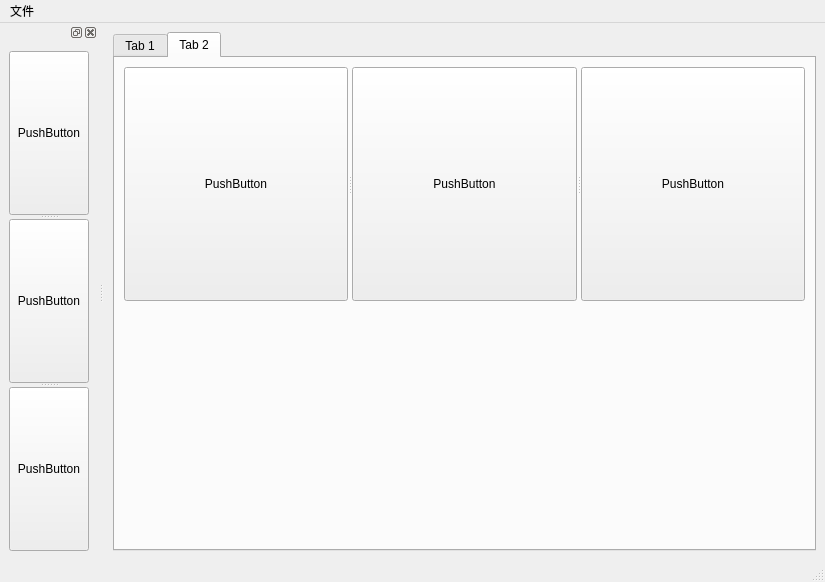
<?xml version="1.0" encoding="UTF-8"?>
<ui version="4.0">
 <class>MainWindow</class>
 <widget class="QMainWindow" name="MainWindow">
  <property name="geometry">
   <rect>
    <x>0</x>
    <y>0</y>
    <width>825</width>
    <height>582</height>
   </rect>
  </property>
  <property name="windowTitle">
   <string>MainWindow</string>
  </property>
  <widget class="QWidget" name="centralwidget">
   <layout class="QGridLayout" name="gridLayout">
    <item row="0" column="0">
     <widget class="QTabWidget" name="tabWidget">
      <property name="currentIndex">
       <number>1</number>
      </property>
      <widget class="QWidget" name="tab">
       <attribute name="title">
        <string>Tab 1</string>
       </attribute>
       <layout class="QGridLayout" name="gridLayout_3">
        <item row="0" column="0">
         <layout class="QVBoxLayout" name="verticalLayout">
          <item>
           <layout class="QHBoxLayout" name="horizontalLayout_2">
            <item>
             <widget class="QPushButton" name="pushButton">
              <property name="text">
               <string>PushButton</string>
              </property>
             </widget>
            </item>
            <item>
             <widget class="QLabel" name="label">
              <property name="text">
               <string>TextLabel</string>
              </property>
             </widget>
            </item>
           </layout>
          </item>
          <item>
           <layout class="QHBoxLayout" name="horizontalLayout">
            <item>
             <widget class="QTextEdit" name="textEdit"/>
            </item>
            <item>
             <widget class="QStackedWidget" name="stackedWidget">
              <property name="currentIndex">
               <number>1</number>
              </property>
              <widget class="QWidget" name="page_3"/>
              <widget class="QWidget" name="page_4"/>
             </widget>
            </item>
           </layout>
          </item>
         </layout>
        </item>
       </layout>
      </widget>
      <widget class="QWidget" name="tab_2">
       <attribute name="title">
        <string>Tab 2</string>
       </attribute>
       <layout class="QVBoxLayout" name="verticalLayout_2">
        <item>
         <widget class="QSplitter" name="splitter_2">
          <property name="orientation">
           <enum>Qt::Horizontal</enum>
          </property>
          <widget class="QPushButton" name="pushButton_5">
           <property name="text">
            <string>PushButton</string>
           </property>
          </widget>
          <widget class="QPushButton" name="pushButton_6">
           <property name="text">
            <string>PushButton</string>
           </property>
          </widget>
          <widget class="QPushButton" name="pushButton_7">
           <property name="text">
            <string>PushButton</string>
           </property>
          </widget>
         </widget>
        </item>
        <item>
         <widget class="QWidget" name="widget" native="true">
          <layout class="QGridLayout" name="gridLayout_2">
           <item row="0" column="0">
            <layout class="QGridLayout" name="gridLayout_4"/>
           </item>
          </layout>
         </widget>
        </item>
       </layout>
      </widget>
     </widget>
    </item>
   </layout>
  </widget>
  <widget class="QMenuBar" name="menubar">
   <property name="geometry">
    <rect>
     <x>0</x>
     <y>0</y>
     <width>825</width>
     <height>21</height>
    </rect>
   </property>
   <widget class="QMenu" name="menu">
    <property name="title">
     <string>文件</string>
    </property>
    <addaction name="actionNew"/>
    <addaction name="actionOpen"/>
    <addaction name="actionClose"/>
    <addaction name="separator"/>
   </widget>
   <addaction name="menu"/>
  </widget>
  <widget class="QStatusBar" name="statusBar"/>
  <widget class="QDockWidget" name="dockWidget_2">
   <attribute name="dockWidgetArea">
    <number>1</number>
   </attribute>
   <widget class="QWidget" name="dockWidgetContents_3">
    <layout class="QFormLayout" name="formLayout">
     <item row="0" column="0">
      <widget class="QSplitter" name="splitter">
       <property name="orientation">
        <enum>Qt::Vertical</enum>
       </property>
       <widget class="QPushButton" name="pushButton_4">
        <property name="text">
         <string>PushButton</string>
        </property>
       </widget>
       <widget class="QPushButton" name="pushButton_2">
        <property name="text">
         <string>PushButton</string>
        </property>
       </widget>
       <widget class="QPushButton" name="pushButton_3">
        <property name="text">
         <string>PushButton</string>
        </property>
       </widget>
      </widget>
     </item>
    </layout>
   </widget>
  </widget>
  <action name="actionNew">
   <property name="text">
    <string>新建</string>
   </property>
  </action>
  <action name="actionOpen">
   <property name="text">
    <string>打開</string>
   </property>
  </action>
  <action name="actionClose">
   <property name="text">
    <string>關閉</string>
   </property>
  </action>
 </widget>
 <resources/>
 <connections/>
</ui>
